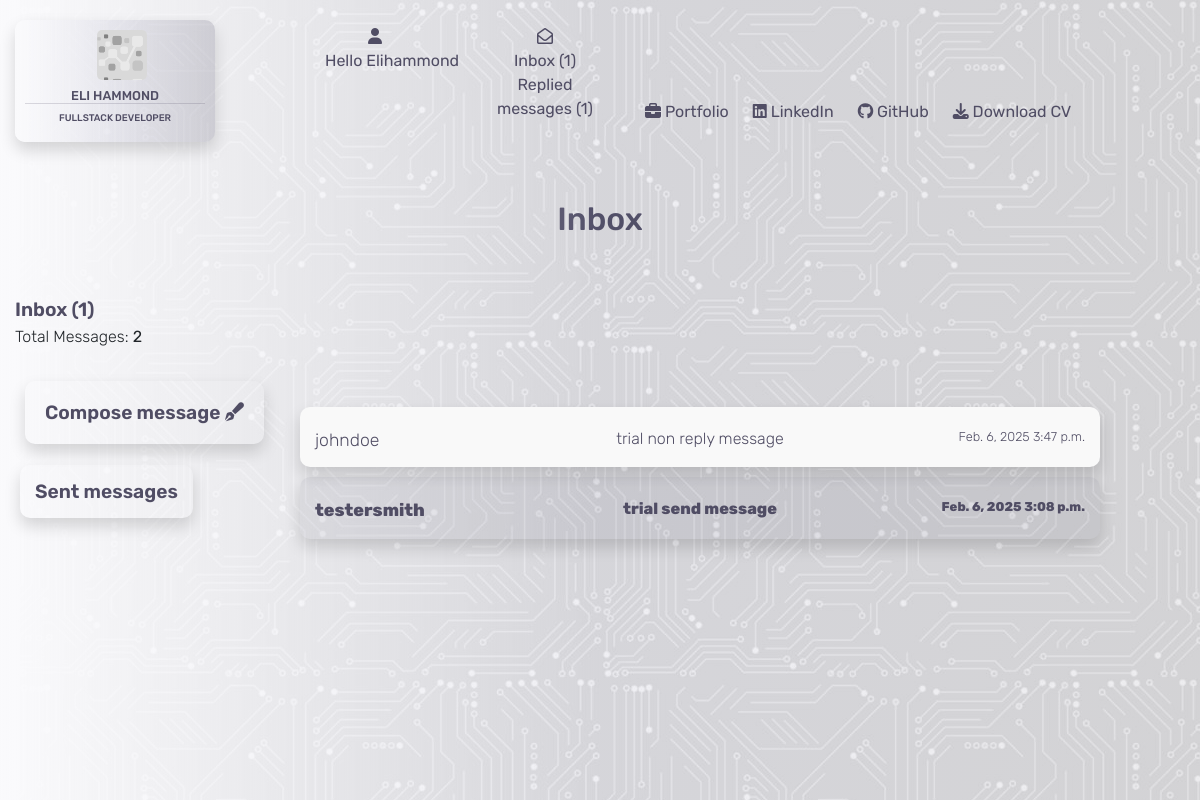
Before: /contacts/ (signed in) with the older database file.
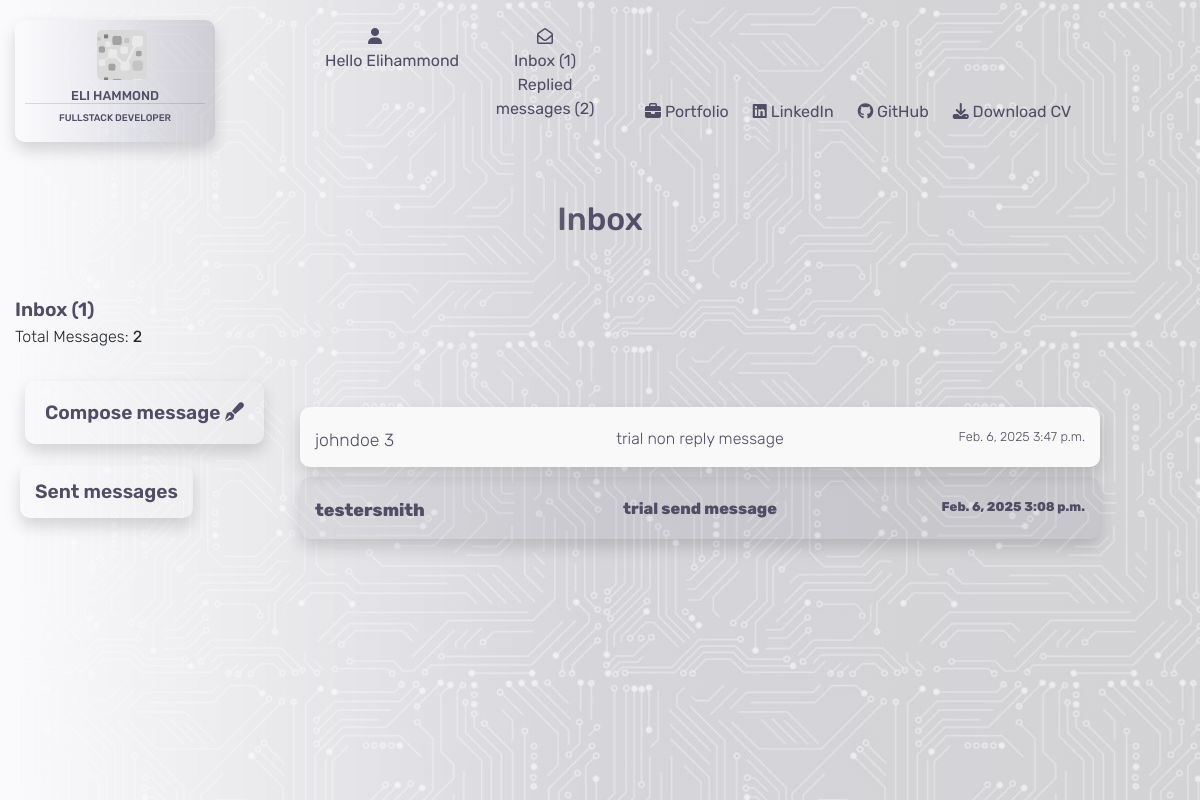
After: the same page with the newer database file.
### contacts/models.py (models this page shows)
class Contacts(models.Model):
    class Meta:
        verbose_name_plural = "Contacts"
    name = models.CharField(max_length=26)
    send_to = models.CharField(max_length=240)
    subject = models.CharField(max_length=52, null=True, blank=True)
    email = models.EmailField()
    phone = models.IntegerField()
    message = models.TextField()
    date = models.DateField(auto_now_add=True)
    time = models.TimeField(auto_now_add=True)
    read = models.BooleanField(default=False)
    has_reply = models.BooleanField(default=False)

### contacts/views.py (the view)
# urls.py: path('', views.contacts, name='contacts'),
@login_required
def contacts(request):
    inbox = Contacts.objects.all().order_by('-date', '-time')
    replied = Replied.objects.all()
    context = {
        'inbox': inbox,
        'replied': replied
    }
    return render(request, 'contacts/contacts.html', context)

### contacts/contexts.py (called while the page is built)
def contacts_inbox(request):
    user = request.user.id
    if user:
        user_inbox = get_object_or_404(User, username=request.user)
        inbox = Contacts.objects.filter(send_to=user_inbox)
        replied = Replied.objects.filter(name=user_inbox)
        replied_count = len(replied)
        inbox_replied_count = replied_count + 1
        unread_messages = inbox.filter(read=False).count()
        message_count = len(inbox)
        context = {
            'inbox': inbox,
            'message_count': message_count,
            'unread_messages': unread_messages,
            'replied': replied,
            'replied_count': replied_count,
            'inbox_replied_count': inbox_replied_count
        }
    else:
        inbox = Contacts.objects.all()
        context = {
            'inbox': inbox
        }
    return context

### contacts/templates/contacts/contacts.html (shortened to what this page needs)
{% extends "base.html" %}
{% load static %}
{% block content %}
<div class="container-fluid">
    <div class="row">
        <div class="col-4"></div>
        <div class="col-4">
            <h2 class="header">Inbox</h2>
        </div>
        <div class="col-4"></div>
    </div>
    <div class="inbox-header">
        Inbox ({{ unread_messages }})
    </div>
    <div class="inbox-subheader">
        Total Messages: <strong>{{ message_count }}</strong>
    </div>
    <div class="inbox-header">
        <a href="{% url 'compose_message' %}" class="compose shadow">Compose message <i class="fa-solid fa-pen-fancy"></i></a>
    </div>
    <div class="inbox-header">
        <a href="{% url 'sent_messages' %}" class="sent-messages shadow">Sent messages </a>
    </div>
    {% for i in inbox %}
    <div class="row">
        <div class="col-3">
        </div>
        {% if i.send_to == user.username %}
        <div class="col-8">
            <div class="message-display">
                <div class="row message-container {% if i.read %}opened-message{% else %}unread-message{% endif %} shadow">
                    <div class="col-3">
                        <a href="{% url 'open_message' i.id %}">
                            <p class="inbox-name">{{ i.name }}{% if i.has_reply == True %} {{ inbox_replied_count }}
                            {% endif %}</p>
                        </a>
                    </div>
                    <div class="col-6">
                        <a href="{% url 'open_message' i.id %}">
                            {% if i.subject %}
                            <p class="inbox-subject">{{ i.subject }}</p>
                            {% else %}
                            <p class="inbox-subject">no subject</p>
                            {% endif %}
                        </a>
                    </div>
                    <div class="col-3">
                        <a href="{% url 'open_message' i.id %}">
                            <p class="inbox-date-time">{{ i.date }} {{ i.time }}</p>
                        </a>
                    </div>
                </div>
            </div>
        </div>
        {% endif %}
        <div class="col-1"></div>
    </div>
    {% endfor %}
</div>
{% endblock %}

### templates/base.html (shortened to what this page needs)
{% load static %}
<!DOCTYPE html>
<html lang="en">
<head>
    {% block corecss %}
        <link rel="stylesheet" href="https://stackpath.bootstrapcdn.com/bootstrap/4.4.1/css/bootstrap.min.css">
        <link rel="stylesheet" href="https://cdnjs.cloudflare.com/ajax/libs/font-awesome/6.6.0/css/all.min.css">
        <link rel="stylesheet" href="https://cdnjs.cloudflare.com/ajax/libs/font-awesome/6.6.0/css/all.min.css">
        <link rel="stylesheet" href="{% static 'css/base.css' %}">
    {% endblock %}
</head>
<body>
    <div class="opaque"></div>
    <header>
        <nav>
            <div class="container-fluid">
                <div class="row">
                    <div class="col-md-3">
                        <a href="{% url 'home' %}">
                            <div class="logo shadow">
                                <div class="logo-logo"></div>
                                <h5>Eli Hammond</h5>
                                <h6>Fullstack Developer</h6>
                            </div>
                        </a>
                    </div>
                    <div class="col-lg-3 col-md-6">
                        <div class="row">
                            <div class="col-md-6">
                                <div class="dropdown">
                                    <div class="dropbtn">
                                        <div class="icon"><i class="fa-solid fa-user"></i></div>
                                        {% if request.user.is_authenticated %}
                                            <div class="hello">
                                                Hello {{ user.username|capfirst }}
                                            </div>
                                        {% else %}
                                            Login/Register
                                        {% endif %}
                                    </div>
                                </div>
                            </div>
                            <div class="col-md-6">
                                {% if request.user.is_authenticated %}
                                    <div class="message-box">
                                        <a href="{% url 'contacts' %}">
                                            <div class="icon"><i class="fa-regular fa-envelope-open"></i></div>
                                            Inbox ({{ unread_messages }})
                                            Replied messages ({{ replied_count }})
                                        </a>
                                    </div>
                                {% endif %}
                            </div>
                        </div>
                    </div>
                    <div class="col-lg-6 col-md-3">
                    </div>
                </div>
                <div class="row bottom-header">
                    <div class="col-md-6"></div>
                    <div class="col-md-6 d-none d-lg-block">
                        <ul>
                            <li>
                                <a href="{% url 'portfolio' %}">{% block custom_style %}<i class="fa-solid fa-briefcase"></i> Portfolio{% endblock %}</a>
                            </li>
                            <li>
                                <a href="https://www.linkedin.com/in/elliot-hammond-286739298/" target="_blank"><i class="fa-brands fa-linkedin"></i> LinkedIn</a>
                            </li>
                            <li>
                                <a href="https://github.com/e-h-dev" target="_blank"><i class="fa-brands fa-github"></i> GitHub</a>
                            </li>
                            <li>
                                <a href="/media/CV.pdf" target="_blank"><i class="fa-solid fa-download"></i> Download CV</a>
                            </li>
                        </ul>
                    </div>
                </div>
            </div>
        </nav>
    </header>
    {% block content %}
    {% endblock %}
</body>
</html>

Changed rows visible on the page:
changed Contacts "johndoe": inbox_replied_count (not shown) → "3"
Other visible differences:
{{ replied_count }}: "1" → "2"
